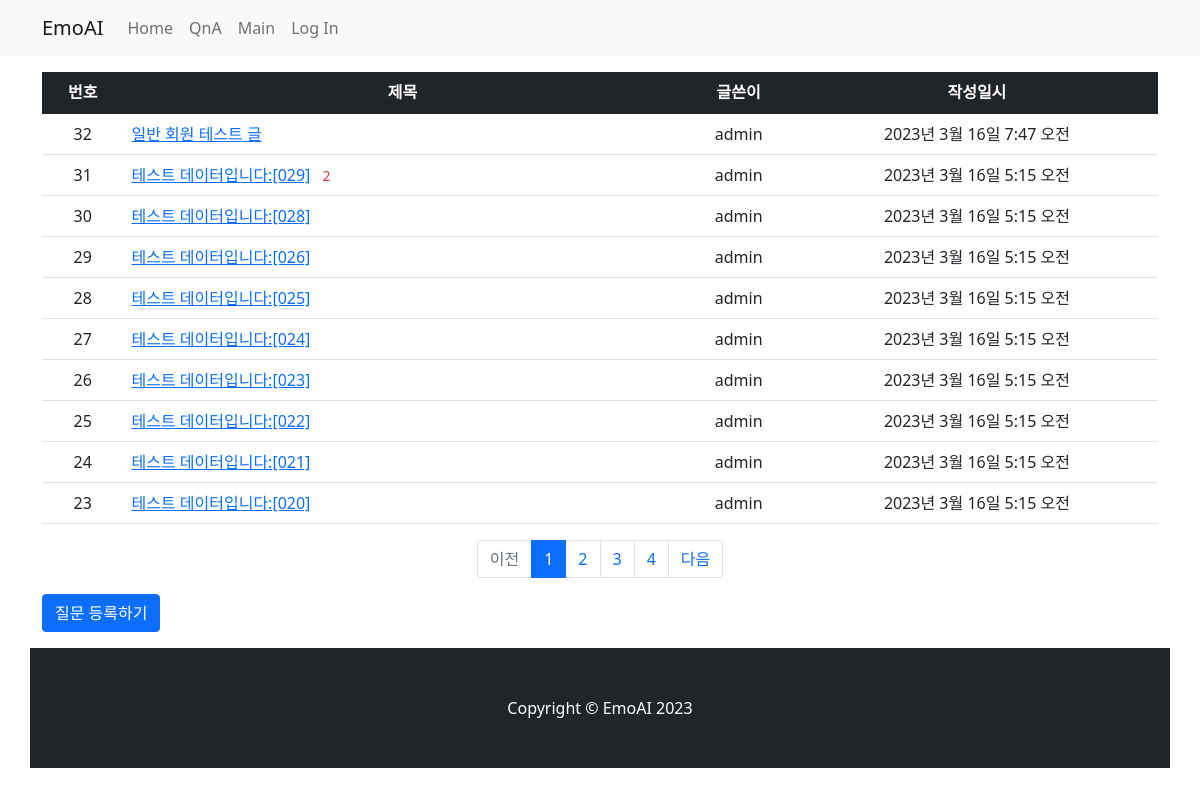
The app's page /QnA/ with its own data.
### QnA/models.py (models this page shows, shortened)
class Question(models.Model):
    author = models.ForeignKey(User, on_delete=models.CASCADE)
    subject = models.CharField(max_length=200)
    content = models.TextField()
    create_date = models.DateTimeField()
    modify_date = models.DateTimeField(null=True, blank=True)

### QnA/views.py (the view, shortened to what this page needs)
# urls.py: path('', views.index, name='index'),
def index(request):
    page = request.GET.get('page', '1')  # 페이지
    kw = request.GET.get('kw', '')  # 검색어
    question_list = Question.objects.order_by('-create_date') # 생성한 날짜 보이기
    paginator = Paginator(question_list, 10)  # 페이지당 10개씩 보여주기
    page_obj = paginator.get_page(page)
    context = {'question_list': page_obj, 'page': page, 'kw': kw}
    return render(request, 'QnA/question_list.html', context)

### QnA/templatetags/QnA_filter.py (called while the page is built)
@register.filter
def sub(value, arg):
    return value - arg

### templates/QnA/question_list.html
{% extends 'base.html' %}
{% load QnA_filter %}
{% block content %}
<div class="container my-3">
    <table class="table">
        <thead>
        <tr class="text-center table-dark">
            <th>번호</th>
            <th style="width:50%">제목</th>
            <th>글쓴이</th>
            <th>작성일시</th>
        </tr>
        </thead>
        <tbody>
        {% if question_list %}
        {% for question in question_list %}
        <tr class="text-center">
            <td>
                {{ question_list.paginator.count|sub:question_list.start_index|sub:forloop.counter0|add:1 }}
            </td>
            <td class="text-start">
                <a href="{% url 'QnA:detail' question.id %}">{{ question.subject }}</a>
                {% if question.answer_set.count > 0 %}
                <span class="text-danger small mx-2">{{ question.answer_set.count }}</span>
                {% endif %}
            </td>
            <td>{{ question.author.username }}</td>
            <td>{{ question.create_date }}</td>
        </tr>
        {% endfor %}
        {% else %}
        <tr>
            <td colspan="4">질문이 없습니다.</td>
        </tr>
        {% endif %}
        </tbody>
    </table>
    <ul class="pagination justify-content-center">
        {% if question_list.has_previous %}
        <li class="page-item">
            <a class="page-link" href="?page={{ question_list.previous_page_number }}">이전</a>
        </li>
        {% else %}
        <li class="page-item disabled">
            <a class="page-link" tabindex="-1" aria-disabled="true" href="#">이전</a>
        </li>
        {% endif %}
        {% for page_number in question_list.paginator.page_range %}
        {% if page_number >= question_list.number|add:-5 and page_number <= question_list.number|add:5 %}
        {% if page_number == question_list.number %}
        <li class="page-item active" aria-current="page">
            <a class="page-link" href="?page={{ page_number }}">{{ page_number }}</a>
        </li>
        {% else %}
        <li class="page-item">
            <a class="page-link" href="?page={{ page_number }}">{{ page_number }}</a>
        </li>
        {% endif %}
        {% endif %}
        {% endfor %}
        {% if question_list.has_next %}
        <li class="page-item">
            <a class="page-link" href="?page={{ question_list.next_page_number }}">다음</a>
        </li>
        {% else %}
        <li class="page-item disabled">
            <a class="page-link" tabindex="-1" aria-disabled="true" href="#">다음</a>
        </li>
        {% endif %}
    </ul>
    <a href="{% url 'QnA:question_create' %}" class="btn btn-primary">질문 등록하기</a>
</div>
{% endblock %}

### records on screen
Question: paginator.count|sub "32", subject "일반 회원 테스트 글", author.username "admin", create_date "2023년 3월 16일 7:47 오전"
Question: paginator.count|sub "31", subject "테스트 데이터입니다:[029]", answer_set.count "2", author.username "admin", create_date "2023년 3월 16일 5:15 오전"
Question: paginator.count|sub "30", subject "테스트 데이터입니다:[028]", author.username "admin", create_date "2023년 3월 16일 5:15 오전"
Question: paginator.count|sub "29", subject "테스트 데이터입니다:[026]", author.username "admin", create_date "2023년 3월 16일 5:15 오전"
Question: paginator.count|sub "28", subject "테스트 데이터입니다:[025]", author.username "admin", create_date "2023년 3월 16일 5:15 오전"
Question: paginator.count|sub "27", subject "테스트 데이터입니다:[024]", author.username "admin", create_date "2023년 3월 16일 5:15 오전"
Question: paginator.count|sub "26", subject "테스트 데이터입니다:[023]", author.username "admin", create_date "2023년 3월 16일 5:15 오전"
Question: paginator.count|sub "25", subject "테스트 데이터입니다:[022]", author.username "admin", create_date "2023년 3월 16일 5:15 오전"
Question: paginator.count|sub "24", subject "테스트 데이터입니다:[021]", author.username "admin", create_date "2023년 3월 16일 5:15 오전"
Question: paginator.count|sub "23", subject "테스트 데이터입니다:[020]", author.username "admin", create_date "2023년 3월 16일 5:15 오전"

### other values on screen
{{ page_number }} "1"
{{ page_number }} "2" "3" "4"
